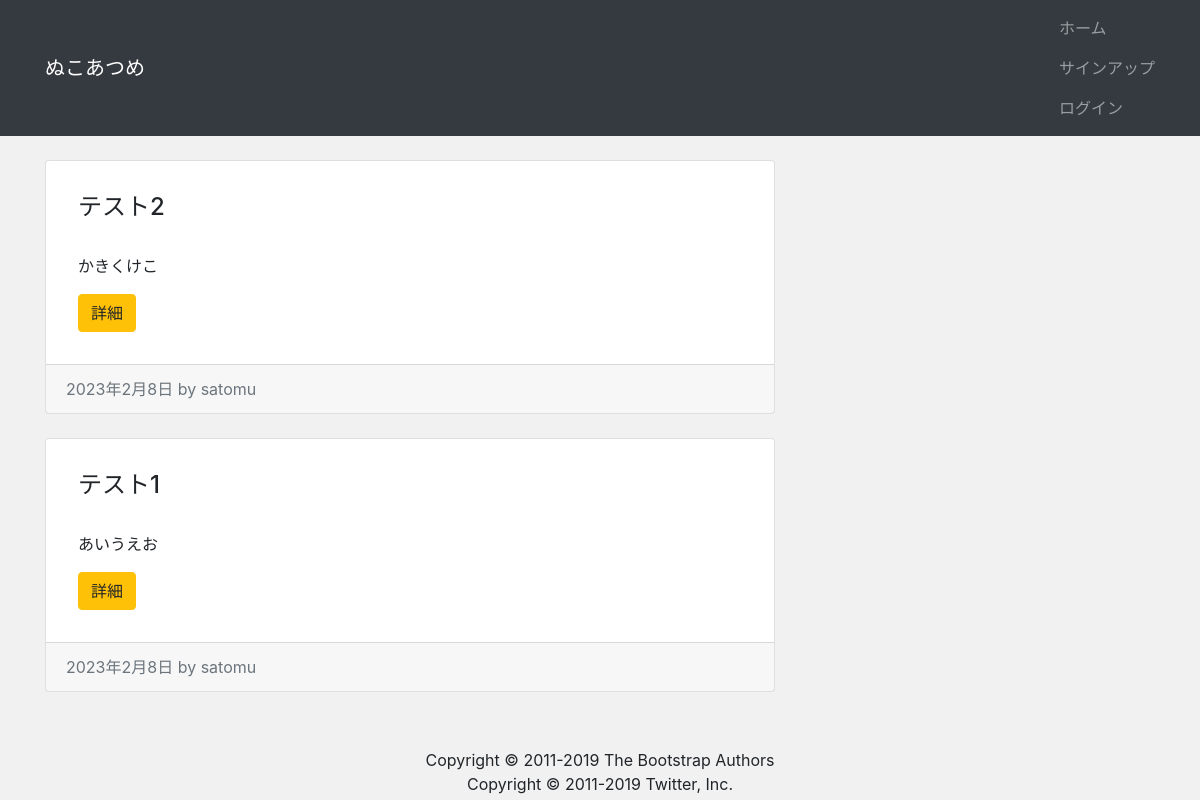
Before: / with the older database file.
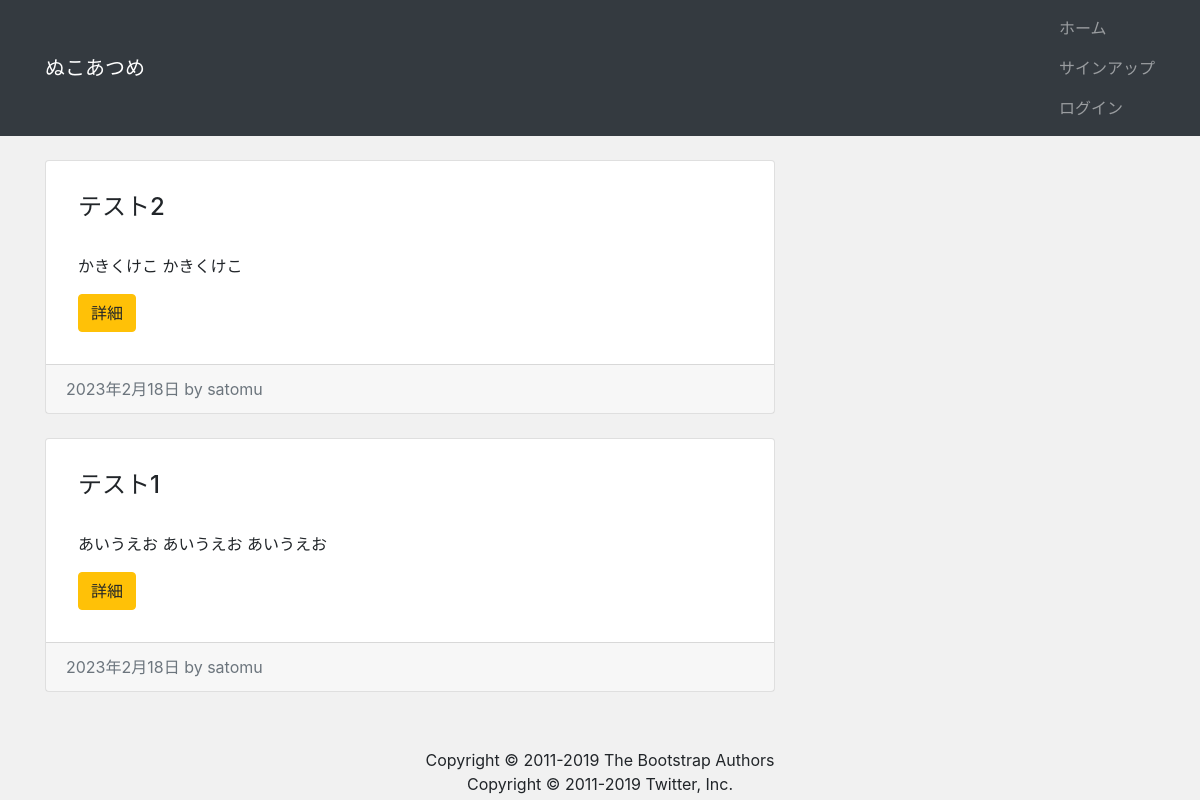
After: the same page with the newer database file.
### app/models.py (models this page shows, shortened)
class Post(models.Model):
    author = models.ForeignKey(
        settings.AUTH_USER_MODEL, on_delete=models.CASCADE)  # ログインユーザーモデルと連携する
    title = models.CharField("タイトル", max_length=200)
    content = models.TextField("本文")
    created = models.DateTimeField("作成日", default=timezone.now)

### app/views.py (the view)
# urls.py: path('', views.IndexView.as_view(), name='index'),
class IndexView(View):
    def get(self, request, *args, **kwargs):
        post_data = Post.objects.order_by('-id')  # idの降順にデータを取得する
        return render(request, 'app/index.html',
                      {'post_data': post_data})

### app/templates/app/index.html (shortened to what this page needs)
{% extends "app/base.html" %}
{% block content %}
<div class="row my-4">
    <div class="col-md-8">
        {% for post in post_data %}
        <div class="card mb-4">
            <div class="card-body">
                <h2 class="card-title">{{ post.title }}</h2>
                <p class="card-text"> {{ post.content|truncatechars:100 }} </p>
                <div class="btn btn-warning">詳細</div>
            </div>
            <div class="card-footer text-muted">
                {{ post.created|date }} by {{ post.author }}
            </div>
        </div>
        {% endfor %}
    </div>
</div>
{% endblock %}

### app/templates/app/base.html (shortened to what this page needs)
{% load static %}
<!DOCTYPE html>
<html lang="ja">
  <head>
    <link rel="stylesheet" href="https://stackpath.bootstrapcdn.com/bootstrap/4.4.1/css/bootstrap.min.css" type="text/css" media="screen and (min-width: 500px)"/>
    <link rel="stylesheet" href="{% static 'css/style.css' %}">
</head>
<body>
  <header>
  <nav class="navbar navvar-expand-lg navbar-dark bg-dark">
    <dic class="container">
      <a class="navbar-brand" href="/">ぬこあつめ</a>
      <ul class="navbar-nav ml-auto">
          <li class="nav-item">
              <a class="nav-link" href="/">ホーム</a>
          </li>
          {% if user.is_authenticated %}
            <li class="nav-item">
                <a class="nav-link" href="{% url 'post_new' %}">投稿</a>
            </li>
            <li class="nav-item">
                <a class="nav-link" href="{% url 'account_logout' %}">ログアウト</a>
            </li>
          {% else %}
            <li class="nav-item">
              <a class="nav-link" href="{% url 'account_signup' %}">サインアップ</a>
          </li>
          <li class="nav-item">
              <a class="nav-link" href="{% url 'account_login' %}">ログイン</a>
          </li>
          {% endif %}
      </ul>
    </dic>
  </nav>
  </header>
  <main>
    <div class="container">
        {% block content %}
        {% endblock %}
    </div>
  </main>
  <footer class="py-2 bg-dar">
    <p class="m-0 text-center text-whiete">Copyright &copy; 2011-2019 The Bootstrap Authors </p>
    <p class="m-0 text-center text-whiete">Copyright &copy; 2011-2019 Twitter, Inc. </p>
  </footer>
</body>
</html>

### app/static/css/style.css (style rules this page uses)
* { margin: 0; padding: 0; box-sizing: border-box; }
body { background: #f1f1f1; flex-flow: column; min-height: 100vh; }
main { flex: 1; }
.card-title { margin-bottom: 2rem; font-size: 1.5rem; }
.card-body { padding: 2rem; }

Changed rows visible on the page:
changed Post "テスト2": content "かきくけこ" → "かきくけこ かきくけこ"; created "2023年2月8日" → "2023年2月18日"
changed Post "テスト1": content "あいうえお" → "あいうえお あいうえお あいうえお"; created "2023年2月8日" → "2023年2月18日"
